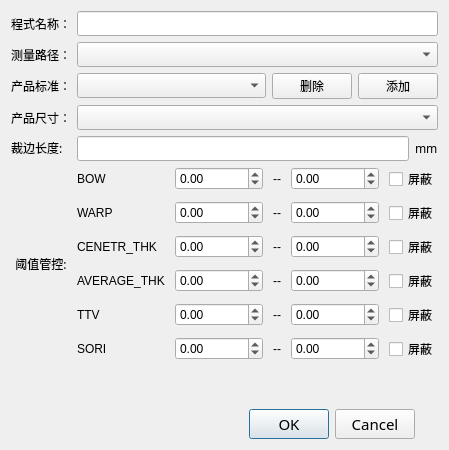
<?xml version="1.0" encoding="UTF-8"?>
<ui version="4.0">
 <class>RecipeDialog</class>
 <widget class="QDialog" name="RecipeDialog">
  <property name="geometry">
   <rect>
    <x>0</x>
    <y>0</y>
    <width>435</width>
    <height>450</height>
   </rect>
  </property>
  <property name="maximumSize">
   <size>
    <width>437</width>
    <height>450</height>
   </size>
  </property>
  <property name="windowTitle">
   <string>添加程式</string>
  </property>
  <layout class="QGridLayout" name="gridLayout">
   <item row="0" column="0">
    <layout class="QVBoxLayout" name="verticalLayout">
     <item>
      <layout class="QGridLayout" name="gridLayout_3">
       <property name="sizeConstraint">
        <enum>QLayout::SetMinimumSize</enum>
       </property>
       <item row="2" column="0">
        <widget class="QLabel" name="label_11">
         <property name="font">
          <font>
           <family>微软雅黑</family>
           <pointsize>9</pointsize>
          </font>
         </property>
         <property name="text">
          <string>测量路径：</string>
         </property>
        </widget>
       </item>
       <item row="1" column="0">
        <widget class="QLabel" name="label_23">
         <property name="font">
          <font>
           <family>微软雅黑</family>
           <pointsize>9</pointsize>
          </font>
         </property>
         <property name="text">
          <string>程式名称：</string>
         </property>
        </widget>
       </item>
       <item row="5" column="0">
        <widget class="QLabel" name="label_25">
         <property name="sizePolicy">
          <sizepolicy hsizetype="Fixed" vsizetype="Fixed">
           <horstretch>0</horstretch>
           <verstretch>0</verstretch>
          </sizepolicy>
         </property>
         <property name="font">
          <font>
           <family>微软雅黑</family>
           <pointsize>9</pointsize>
          </font>
         </property>
         <property name="text">
          <string>裁边长度:</string>
         </property>
        </widget>
       </item>
       <item row="3" column="0">
        <widget class="QLabel" name="label_13">
         <property name="font">
          <font>
           <family>微软雅黑</family>
           <pointsize>9</pointsize>
          </font>
         </property>
         <property name="text">
          <string>产品标准：</string>
         </property>
        </widget>
       </item>
       <item row="4" column="1">
        <widget class="QComboBox" name="comboBox_size">
         <property name="enabled">
          <bool>true</bool>
         </property>
         <property name="sizePolicy">
          <sizepolicy hsizetype="Expanding" vsizetype="Fixed">
           <horstretch>0</horstretch>
           <verstretch>0</verstretch>
          </sizepolicy>
         </property>
         <property name="font">
          <font>
           <family>微软雅黑</family>
           <pointsize>9</pointsize>
          </font>
         </property>
        </widget>
       </item>
       <item row="1" column="1">
        <widget class="QLineEdit" name="lineEdit_recipeName">
         <property name="font">
          <font>
           <family>微软雅黑</family>
           <pointsize>9</pointsize>
          </font>
         </property>
         <property name="text">
          <string/>
         </property>
        </widget>
       </item>
       <item row="6" column="0">
        <widget class="QLabel" name="label_4">
         <property name="font">
          <font>
           <family>微软雅黑</family>
           <pointsize>9</pointsize>
          </font>
         </property>
         <property name="text">
          <string>阈值管控:</string>
         </property>
         <property name="alignment">
          <set>Qt::AlignCenter</set>
         </property>
        </widget>
       </item>
       <item row="3" column="1">
        <layout class="QHBoxLayout" name="horizontalLayout_3">
         <item>
          <widget class="QComboBox" name="comboBox_thickness">
           <property name="enabled">
            <bool>true</bool>
           </property>
           <property name="sizePolicy">
            <sizepolicy hsizetype="Expanding" vsizetype="Fixed">
             <horstretch>0</horstretch>
             <verstretch>0</verstretch>
            </sizepolicy>
           </property>
           <property name="font">
            <font>
             <family>微软雅黑</family>
             <pointsize>9</pointsize>
            </font>
           </property>
          </widget>
         </item>
         <item>
          <widget class="QPushButton" name="pushButton_removeThickness">
           <property name="font">
            <font>
             <pointsize>9</pointsize>
            </font>
           </property>
           <property name="text">
            <string>删除</string>
           </property>
          </widget>
         </item>
         <item>
          <widget class="QPushButton" name="pushButton_addThickness">
           <property name="font">
            <font>
             <pointsize>9</pointsize>
            </font>
           </property>
           <property name="text">
            <string>添加</string>
           </property>
          </widget>
         </item>
        </layout>
       </item>
       <item row="2" column="1">
        <widget class="QComboBox" name="comboBox_path">
         <property name="enabled">
          <bool>true</bool>
         </property>
         <property name="sizePolicy">
          <sizepolicy hsizetype="Expanding" vsizetype="Fixed">
           <horstretch>0</horstretch>
           <verstretch>0</verstretch>
          </sizepolicy>
         </property>
         <property name="font">
          <font>
           <family>微软雅黑</family>
           <pointsize>9</pointsize>
          </font>
         </property>
        </widget>
       </item>
       <item row="5" column="1">
        <layout class="QHBoxLayout" name="horizontalLayout_2">
         <item>
          <widget class="QLineEdit" name="lineEdit_trimSize">
           <property name="font">
            <font>
             <family>微软雅黑</family>
             <pointsize>9</pointsize>
            </font>
           </property>
           <property name="text">
            <string/>
           </property>
          </widget>
         </item>
         <item>
          <widget class="QLabel" name="label_2">
           <property name="sizePolicy">
            <sizepolicy hsizetype="Preferred" vsizetype="Fixed">
             <horstretch>0</horstretch>
             <verstretch>0</verstretch>
            </sizepolicy>
           </property>
           <property name="font">
            <font>
             <family>微软雅黑</family>
             <pointsize>9</pointsize>
            </font>
           </property>
           <property name="text">
            <string>mm</string>
           </property>
          </widget>
         </item>
        </layout>
       </item>
       <item row="4" column="0">
        <widget class="QLabel" name="label_12">
         <property name="font">
          <font>
           <family>微软雅黑</family>
           <pointsize>9</pointsize>
          </font>
         </property>
         <property name="text">
          <string>产品尺寸：</string>
         </property>
        </widget>
       </item>
       <item row="6" column="1">
        <layout class="QGridLayout" name="gridLayout_2">
         <property name="spacing">
          <number>10</number>
         </property>
         <item row="3" column="3">
          <widget class="QDoubleSpinBox" name="doubleSpinBox_maxATHK">
           <property name="minimum">
            <double>-100000.000000000000000</double>
           </property>
           <property name="maximum">
            <double>100000.000000000000000</double>
           </property>
          </widget>
         </item>
         <item row="3" column="4">
          <widget class="QCheckBox" name="checkBox_useATHK">
           <property name="text">
            <string>屏蔽</string>
           </property>
          </widget>
         </item>
         <item row="3" column="2">
          <widget class="QLabel" name="label_15">
           <property name="text">
            <string>--</string>
           </property>
           <property name="alignment">
            <set>Qt::AlignCenter</set>
           </property>
          </widget>
         </item>
         <item row="2" column="1">
          <widget class="QDoubleSpinBox" name="doubleSpinBox_minCTHK">
           <property name="minimum">
            <double>-1000000.000000000000000</double>
           </property>
           <property name="maximum">
            <double>1000000.000000000000000</double>
           </property>
          </widget>
         </item>
         <item row="4" column="0">
          <widget class="QLabel" name="label_16">
           <property name="text">
            <string>TTV</string>
           </property>
          </widget>
         </item>
         <item row="4" column="2">
          <widget class="QLabel" name="label_17">
           <property name="text">
            <string>--</string>
           </property>
           <property name="alignment">
            <set>Qt::AlignCenter</set>
           </property>
          </widget>
         </item>
         <item row="2" column="3">
          <widget class="QDoubleSpinBox" name="doubleSpinBox_maxCTHK">
           <property name="minimum">
            <double>-1000000.000000000000000</double>
           </property>
           <property name="maximum">
            <double>1000000.000000000000000</double>
           </property>
          </widget>
         </item>
         <item row="0" column="2">
          <widget class="QLabel" name="label">
           <property name="text">
            <string>--</string>
           </property>
           <property name="alignment">
            <set>Qt::AlignCenter</set>
           </property>
          </widget>
         </item>
         <item row="1" column="3">
          <widget class="QDoubleSpinBox" name="doubleSpinBox_maxWARP">
           <property name="minimum">
            <double>-100000.000000000000000</double>
           </property>
           <property name="maximum">
            <double>100000.000000000000000</double>
           </property>
          </widget>
         </item>
         <item row="0" column="4">
          <widget class="QCheckBox" name="checkBox_useBOW">
           <property name="text">
            <string>屏蔽</string>
           </property>
          </widget>
         </item>
         <item row="1" column="1">
          <widget class="QDoubleSpinBox" name="doubleSpinBox_minWARP">
           <property name="minimum">
            <double>-100000.000000000000000</double>
           </property>
           <property name="maximum">
            <double>100000.000000000000000</double>
           </property>
          </widget>
         </item>
         <item row="1" column="4">
          <widget class="QCheckBox" name="checkBox_useWARP">
           <property name="text">
            <string>屏蔽</string>
           </property>
          </widget>
         </item>
         <item row="3" column="1">
          <widget class="QDoubleSpinBox" name="doubleSpinBox_minATHK">
           <property name="minimum">
            <double>-100000.000000000000000</double>
           </property>
           <property name="maximum">
            <double>100000.000000000000000</double>
           </property>
          </widget>
         </item>
         <item row="2" column="4">
          <widget class="QCheckBox" name="checkBox_useCTHK">
           <property name="text">
            <string>屏蔽</string>
           </property>
          </widget>
         </item>
         <item row="4" column="4">
          <widget class="QCheckBox" name="checkBox_useTTV">
           <property name="text">
            <string>屏蔽</string>
           </property>
          </widget>
         </item>
         <item row="1" column="0">
          <widget class="QLabel" name="label_9">
           <property name="text">
            <string>WARP</string>
           </property>
          </widget>
         </item>
         <item row="0" column="3">
          <widget class="QDoubleSpinBox" name="doubleSpinBox_maxBOW">
           <property name="minimum">
            <double>-100000.000000000000000</double>
           </property>
           <property name="maximum">
            <double>100000.000000000000000</double>
           </property>
          </widget>
         </item>
         <item row="0" column="0">
          <widget class="QLabel" name="label_3">
           <property name="text">
            <string>BOW</string>
           </property>
          </widget>
         </item>
         <item row="2" column="0">
          <widget class="QLabel" name="label_7">
           <property name="text">
            <string>CENETR_THK</string>
           </property>
          </widget>
         </item>
         <item row="3" column="0">
          <widget class="QLabel" name="label_14">
           <property name="text">
            <string>AVERAGE_THK</string>
           </property>
          </widget>
         </item>
         <item row="4" column="1">
          <widget class="QDoubleSpinBox" name="doubleSpinBox_minTTV">
           <property name="minimum">
            <double>-100000.000000000000000</double>
           </property>
           <property name="maximum">
            <double>1000000.000000000000000</double>
           </property>
          </widget>
         </item>
         <item row="1" column="2">
          <widget class="QLabel" name="label_10">
           <property name="text">
            <string>--</string>
           </property>
           <property name="alignment">
            <set>Qt::AlignCenter</set>
           </property>
          </widget>
         </item>
         <item row="2" column="2">
          <widget class="QLabel" name="label_8">
           <property name="text">
            <string>--</string>
           </property>
           <property name="alignment">
            <set>Qt::AlignCenter</set>
           </property>
          </widget>
         </item>
         <item row="4" column="3">
          <widget class="QDoubleSpinBox" name="doubleSpinBox_maxTTV">
           <property name="minimum">
            <double>-100000.000000000000000</double>
           </property>
           <property name="maximum">
            <double>100000.000000000000000</double>
           </property>
          </widget>
         </item>
         <item row="0" column="1">
          <widget class="QDoubleSpinBox" name="doubleSpinBox_minBOW">
           <property name="minimum">
            <double>-10000.000000000000000</double>
           </property>
           <property name="maximum">
            <double>100000.000000000000000</double>
           </property>
          </widget>
         </item>
         <item row="5" column="0">
          <widget class="QLabel" name="label_5">
           <property name="text">
            <string>SORI</string>
           </property>
          </widget>
         </item>
         <item row="5" column="1">
          <widget class="QDoubleSpinBox" name="doubleSpinBox_minSORI">
           <property name="minimum">
            <double>-100000.000000000000000</double>
           </property>
           <property name="maximum">
            <double>100000.000000000000000</double>
           </property>
          </widget>
         </item>
         <item row="5" column="2">
          <widget class="QLabel" name="label_6">
           <property name="text">
            <string>--</string>
           </property>
           <property name="alignment">
            <set>Qt::AlignCenter</set>
           </property>
          </widget>
         </item>
         <item row="5" column="3">
          <widget class="QDoubleSpinBox" name="doubleSpinBox_maxSORI">
           <property name="minimum">
            <double>-100000.000000000000000</double>
           </property>
           <property name="maximum">
            <double>100000.000000000000000</double>
           </property>
          </widget>
         </item>
         <item row="5" column="4">
          <widget class="QCheckBox" name="checkBox_useSORI">
           <property name="text">
            <string>屏蔽</string>
           </property>
          </widget>
         </item>
        </layout>
       </item>
      </layout>
     </item>
     <item>
      <widget class="QLabel" name="label_status">
       <property name="styleSheet">
        <string notr="true">color: rgb(255, 0, 0);</string>
       </property>
       <property name="text">
        <string/>
       </property>
       <property name="alignment">
        <set>Qt::AlignCenter</set>
       </property>
      </widget>
     </item>
     <item>
      <layout class="QHBoxLayout" name="horizontalLayout">
       <item>
        <spacer name="horizontalSpacer">
         <property name="orientation">
          <enum>Qt::Horizontal</enum>
         </property>
         <property name="sizeHint" stdset="0">
          <size>
           <width>40</width>
           <height>20</height>
          </size>
         </property>
        </spacer>
       </item>
       <item>
        <widget class="QDialogButtonBox" name="buttonBox">
         <property name="font">
          <font>
           <family>微软雅黑</family>
           <pointsize>11</pointsize>
          </font>
         </property>
         <property name="orientation">
          <enum>Qt::Horizontal</enum>
         </property>
         <property name="standardButtons">
          <set>QDialogButtonBox::Cancel|QDialogButtonBox::Ok</set>
         </property>
         <property name="centerButtons">
          <bool>true</bool>
         </property>
        </widget>
       </item>
      </layout>
     </item>
    </layout>
   </item>
  </layout>
 </widget>
 <resources/>
 <connections>
  <connection>
   <sender>buttonBox</sender>
   <signal>accepted()</signal>
   <receiver>RecipeDialog</receiver>
   <slot>accept()</slot>
   <hints>
    <hint type="sourcelabel">
     <x>248</x>
     <y>254</y>
    </hint>
    <hint type="destinationlabel">
     <x>157</x>
     <y>274</y>
    </hint>
   </hints>
  </connection>
  <connection>
   <sender>buttonBox</sender>
   <signal>rejected()</signal>
   <receiver>RecipeDialog</receiver>
   <slot>reject()</slot>
   <hints>
    <hint type="sourcelabel">
     <x>316</x>
     <y>260</y>
    </hint>
    <hint type="destinationlabel">
     <x>286</x>
     <y>274</y>
    </hint>
   </hints>
  </connection>
 </connections>
</ui>
